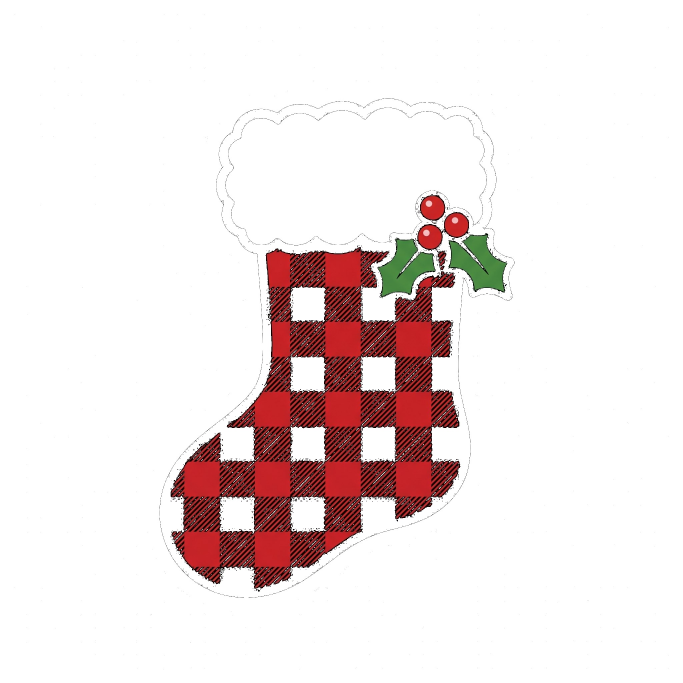
#> input picture work/checkerboard_corrections/buffalo_stocking_v4.jpg, 2048 x 2048 px, given in place of original.png, which was not available (shown at 1/3 size)
$ python fix_scarf_checker.py out.png out.png
#> lines starting #> are read from the running program, lines starting #| are printed output that depends on the picture; after the words box and inside, x2 and y2 are one past the last pixel; in counts of white or black regions, pixels touching at a corner belong together
"""Santa's List scarf 6ac7112383f1a0e50d071cdf: remove the baked-in grey/white checkerboard (fake transparency).
LOCAL ONLY. Input: work/d6_batch1/6ac7112383f1a0e50d071cdf/original.png (2048x2048 RGBA, binary alpha).
Steps
 1. Fit the checker grid (tile size + phase) on the exterior RGB, where the fake-transparency tiles survive under alpha=0.
    The two tile colours are measured there (light ~253, grey ~231).
 2. Exterior clean-up: flood-fill from the canvas border through (transparent | light low-saturation) pixels, i.e. the
    two tile colours; every opaque tile pixel reached is cleared. Design pixels are protected by the dark outline.
    Then opaque islands < 1500 px that are not connected to the main design are cleared (stray tile fragments).
 3. Interior tile regions: inside the parchment the checker is baked into the colour (alternate tiles darker).
    For pixels of the parchment (light, warm, opaque, not ink), the per-parity local mean is measured with a
    large masked Gaussian and the grey-parity tiles are gain-corrected to the light-parity level (per channel),
    which flattens the tile pattern while keeping the parchment texture and all ink.
 4. Enclosed transparent holes (punched-out whites from an earlier bad removal: snowflakes, cane stripes, letter
    grunge) smaller than 0.5% of the canvas are filled opaque white; larger enclosed areas stay transparent.
Outputs: corrected art PNG + metrics json."""
import json, sys
import numpy as np
from PIL import Image
from scipy import ndimage as nd

SRC = '/home/user/crowned-co-data/work/d6_batch1/6ac7112383f1a0e50d071cdf/original.png'
OUT = sys.argv[1]; MET = sys.argv[2]
a = np.asarray(Image.open(SRC).convert('RGBA')).astype(np.float32)
rgb = a[..., :3].copy(); al = a[..., 3].copy(); H, W = al.shape
#> after `al = a[..., 3].copy()`: al: shape (2048, 2048) float32; every value is 255
#> after `H, W = al.shape`: H = 2048; W = 2048
g = rgb.mean(2); sat = rgb.max(2) - rgb.min(2)
#> after `g = rgb.mean(2)`:
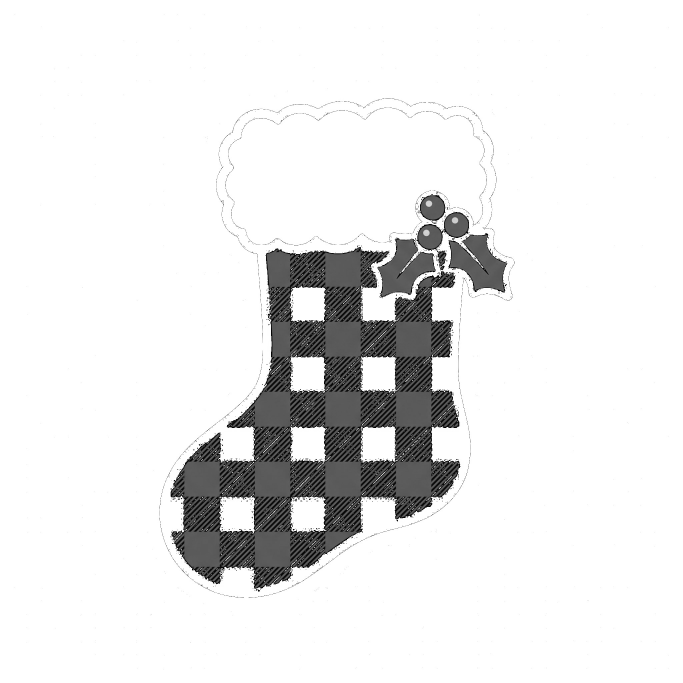
#> g: shape (2048, 2048) float32 (shown at 1/3 size); min 0, max 255, mean 232.3
#> after `sat = rgb.max(2) - rgb.min(2)`:
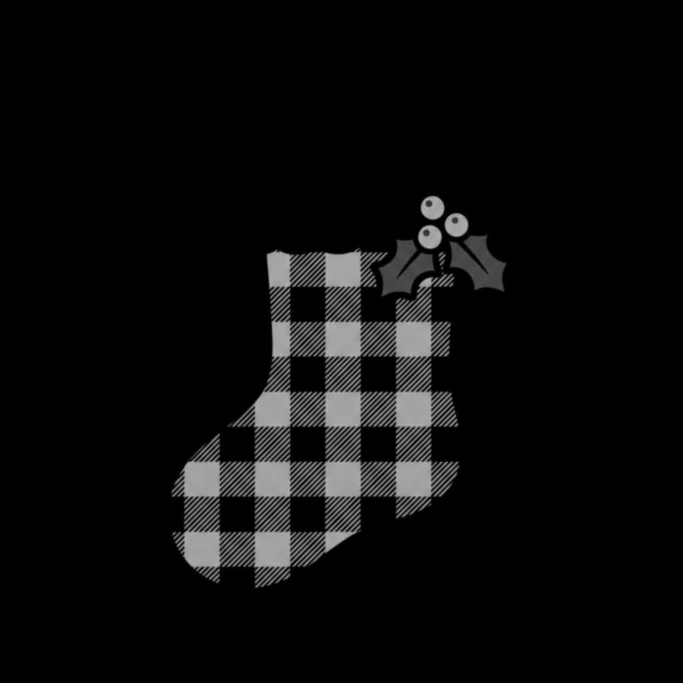
#> sat: shape (2048, 2048) float32 (shown at 1/3 size); min 0, max 185, mean 11.7

# ---- 1. grid fit on exterior (alpha==0) pixels ----
T = al < 10
#> T: shape (2048, 2048) bool; every value is 0
ext_rgb = T & (sat < 12) & (g > 215)
def parity(t, x0, y0):
    xs = np.floor((np.arange(W) - x0) / t).astype(int); ys = np.floor((np.arange(H) - y0) / t).astype(int)
    return ((ys[:, None] + xs[None, :]) % 2).astype(bool)
sub = (slice(0, H, 2), slice(0, W, 2))
dark_ext = (g < 242)
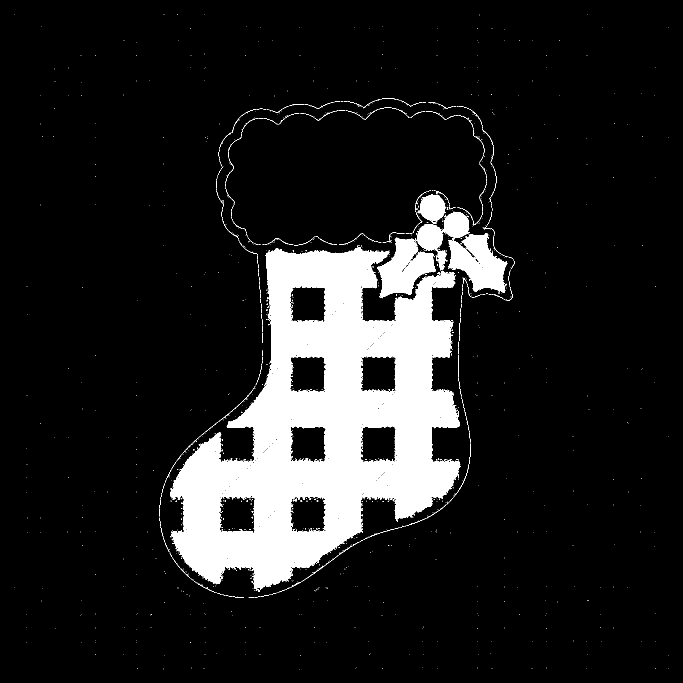
#> dark_ext: shape (2048, 2048) bool (shown at 1/3 size); 11.9% white; 2064 white regions (1949 under 20 px), largest, box (x1, y1, x2, y2) and area: (512, 741, 1381, 1766) 437639, (1344, 699, 1522, 878) 18007, (1132, 712, 1307, 895) 16756
# separable phase search: column profile of dark fraction over exterior, row profile likewise
# 2-D grid search: tile size near 2048/90 (90 tiles across), phase near 0; scored on exterior tile pixels
ys_, xs_ = np.nonzero(ext_rgb); rs = np.random.default_rng(0).choice(len(xs_), min(40000, len(xs_)), replace=False)
#> after `ys_, xs_ = np.nonzero(ext_rgb)`: ys_ = empty array; xs_ = empty array
#> after `rs = np.random.default_rng(0).choice(len(xs_), min(40000, len(xs_)), r`: rs = empty array
xs_, ys_ = xs_[rs].astype(np.float64), ys_[rs].astype(np.float64); dk = dark_ext[ys_.astype(int), xs_.astype(int)]
#> after `dk = dark_ext[ys_.astype(int), xs_.astype(int)]`: dk = empty array
best = (0, None)
for t_ in np.arange(22.55, 22.95, 0.005):
    for px_ in np.arange(-4, 4.01, 0.5):
        for py_ in np.arange(-4, 4.01, 0.5):
            pp = ((np.floor((xs_ - px_) / t_) + np.floor((ys_ - py_) / t_)) % 2).astype(bool)
            sc = max((pp == dk).mean(), (pp != dk).mean())
            if sc > best[0]: best = (sc, (t_, px_, py_))
#> (the run stopped early here; a loop or call above may not have finished)
